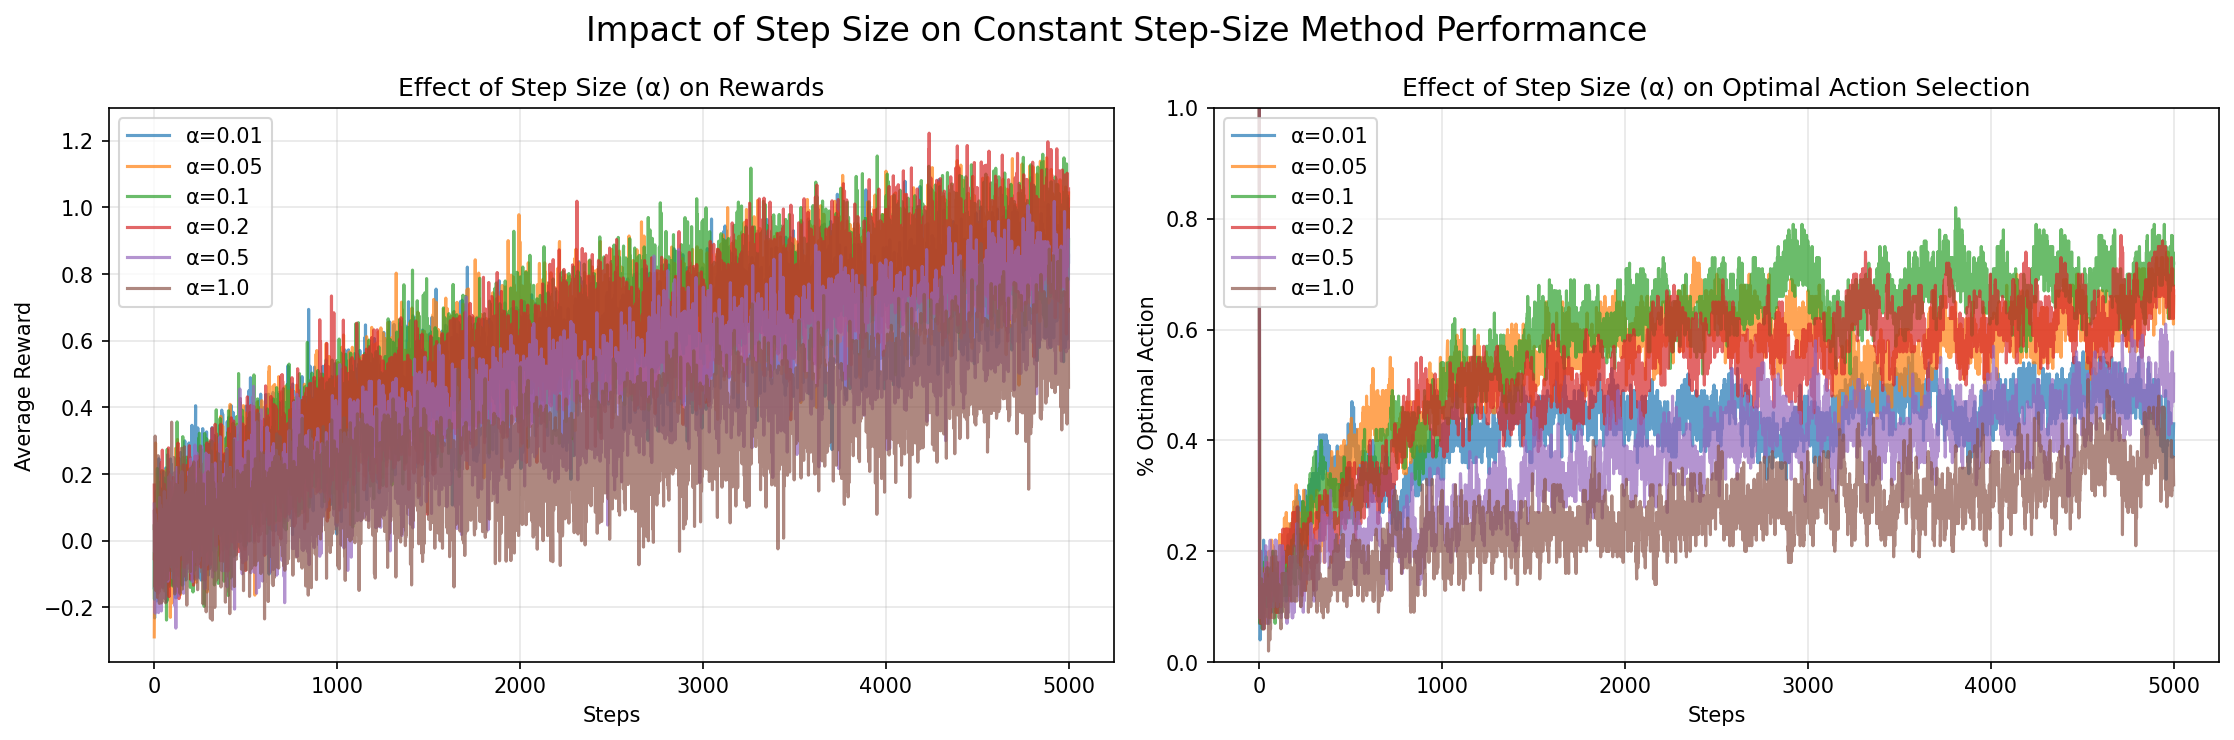

Recreate this plot in Python.
#!/usr/bin/env python3
"""
Experiment with different alpha (step-size) values for constant step-size method
"""

import numpy as np
import matplotlib.pyplot as plt
from assignments.bandit import BanditSolver, BanditSolverHyperparameters, ConstantStepSizeMethod
from assignments.bandit_env import BanditEnvironment
from gymnasium.wrappers import TimeLimit
from tqdm import tqdm

def run_alpha_experiment():
    """Run experiments with different alpha values"""
    
    alphas = [0.01, 0.05, 0.1, 0.2, 0.5, 1.0]
    num_simulations = 100
    num_iterations = 5000
    k = 10
    epsilon = 0.1
    
    results = {}
    
    for alpha in alphas:
        print(f"\nRunning experiment with alpha={alpha}")
        
        rewards = np.zeros(num_iterations)
        optimal_actions = np.zeros(num_iterations)
        
        for sim in tqdm(range(num_simulations)):
            env = TimeLimit(BanditEnvironment(k=k), max_episode_steps=num_iterations)
            hyperparams = BanditSolverHyperparameters(epsilon=epsilon, alpha=alpha)
            solver = BanditSolver(env, hyperparams, ConstantStepSizeMethod)
            r, opt = solver.train_episode()
            rewards += r
            optimal_actions += opt
        
        results[alpha] = {
            'rewards': rewards / num_simulations,
            'optimal': optimal_actions / num_simulations
        }
    
    return results, alphas

def plot_alpha_results(results, alphas):
    """Plot the results of alpha experiments"""
    
    fig, axes = plt.subplots(1, 2, figsize=(15, 5))
    
    # Plot rewards
    ax = axes[0]
    for alpha in alphas:
        ax.plot(results[alpha]['rewards'], label=f'α={alpha}', alpha=0.7)
    ax.set_xlabel('Steps')
    ax.set_ylabel('Average Reward')
    ax.set_title('Effect of Step Size (α) on Rewards')
    ax.legend()
    ax.grid(True, alpha=0.3)
    
    # Plot optimal actions
    ax = axes[1]
    for alpha in alphas:
        ax.plot(results[alpha]['optimal'], label=f'α={alpha}', alpha=0.7)
    ax.set_xlabel('Steps')
    ax.set_ylabel('% Optimal Action')
    ax.set_title('Effect of Step Size (α) on Optimal Action Selection')
    ax.set_ylim([0, 1])
    ax.legend()
    ax.grid(True, alpha=0.3)
    
    plt.suptitle('Impact of Step Size on Constant Step-Size Method Performance', fontsize=16)
    plt.tight_layout()
    plt.savefig('alpha_experiment.png', dpi=150, bbox_inches='tight')
    print("\nPlot saved as alpha_experiment.png")

def analyze_convergence_speed(results, alphas):
    """Analyze how quickly different alpha values converge"""
    
    print("\n" + "="*60)
    print("CONVERGENCE ANALYSIS")
    print("="*60)
    
    for alpha in alphas:
        rewards = results[alpha]['rewards']
        optimal = results[alpha]['optimal']
        
        # Find when performance reaches 80% of final value
        final_reward = np.mean(rewards[-500:])
        target_reward = 0.8 * final_reward
        
        convergence_step = None
        for i in range(100, len(rewards)):
            if np.mean(rewards[i-100:i]) >= target_reward:
                convergence_step = i
                break
        
        print(f"\nAlpha = {alpha}:")
        print(f"  Final avg reward: {final_reward:.3f}")
        print(f"  80% convergence at step: {convergence_step if convergence_step else 'Not reached'}")
        print(f"  Final optimal action rate: {np.mean(optimal[-500:]):.1%}")

if __name__ == "__main__":
    print("Running alpha (step-size) experiments...")
    results, alphas = run_alpha_experiment()
    plot_alpha_results(results, alphas)
    analyze_convergence_speed(results, alphas)
    
    # Print summary
    print("\n" + "="*60)
    print("SUMMARY: Performance over last 1000 steps")
    print("="*60)
    
    for alpha in alphas:
        avg_reward = np.mean(results[alpha]['rewards'][-1000:])
        avg_optimal = np.mean(results[alpha]['optimal'][-1000:])
        reward_std = np.std(results[alpha]['rewards'][-1000:])
        
        print(f"\nAlpha = {alpha}:")
        print(f"  Average Reward: {avg_reward:.3f} (±{reward_std:.3f})")
        print(f"  Optimal Action: {avg_optimal:.1%}")